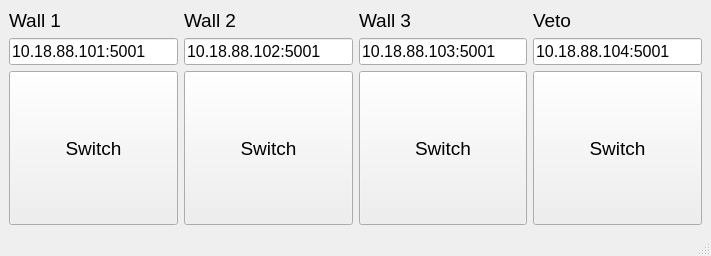
<?xml version="1.0" encoding="UTF-8"?>
<ui version="4.0">
 <class>MainWindow</class>
 <widget class="QMainWindow" name="MainWindow">
  <property name="geometry">
   <rect>
    <x>0</x>
    <y>0</y>
    <width>711</width>
    <height>256</height>
   </rect>
  </property>
  <property name="windowTitle">
   <string>MainWindow</string>
  </property>
  <widget class="QWidget" name="centralwidget">
   <property name="sizePolicy">
    <sizepolicy hsizetype="MinimumExpanding" vsizetype="MinimumExpanding">
     <horstretch>0</horstretch>
     <verstretch>0</verstretch>
    </sizepolicy>
   </property>
   <layout class="QHBoxLayout" name="horizontalLayout">
    <item>
     <layout class="QGridLayout" name="gridLayout">
      <item row="1" column="1">
       <widget class="QLineEdit" name="lineAddress2">
        <property name="font">
         <font>
          <pointsize>12</pointsize>
         </font>
        </property>
        <property name="text">
         <string>10.18.88.102:5001</string>
        </property>
       </widget>
      </item>
      <item row="1" column="0">
       <widget class="QLineEdit" name="lineAddress1">
        <property name="font">
         <font>
          <pointsize>12</pointsize>
         </font>
        </property>
        <property name="text">
         <string>10.18.88.101:5001</string>
        </property>
       </widget>
      </item>
      <item row="2" column="2">
       <widget class="QPushButton" name="pushButton_3">
        <property name="sizePolicy">
         <sizepolicy hsizetype="Minimum" vsizetype="MinimumExpanding">
          <horstretch>0</horstretch>
          <verstretch>0</verstretch>
         </sizepolicy>
        </property>
        <property name="font">
         <font>
          <pointsize>14</pointsize>
         </font>
        </property>
        <property name="text">
         <string>Switch</string>
        </property>
       </widget>
      </item>
      <item row="1" column="3">
       <widget class="QLineEdit" name="lineAddress4">
        <property name="font">
         <font>
          <pointsize>12</pointsize>
         </font>
        </property>
        <property name="text">
         <string>10.18.88.104:5001</string>
        </property>
       </widget>
      </item>
      <item row="2" column="1">
       <widget class="QPushButton" name="pushButton_2">
        <property name="sizePolicy">
         <sizepolicy hsizetype="Minimum" vsizetype="MinimumExpanding">
          <horstretch>0</horstretch>
          <verstretch>0</verstretch>
         </sizepolicy>
        </property>
        <property name="font">
         <font>
          <pointsize>14</pointsize>
         </font>
        </property>
        <property name="text">
         <string>Switch</string>
        </property>
       </widget>
      </item>
      <item row="2" column="0">
       <widget class="QPushButton" name="pushButton">
        <property name="sizePolicy">
         <sizepolicy hsizetype="Minimum" vsizetype="MinimumExpanding">
          <horstretch>0</horstretch>
          <verstretch>0</verstretch>
         </sizepolicy>
        </property>
        <property name="font">
         <font>
          <pointsize>14</pointsize>
         </font>
        </property>
        <property name="text">
         <string>Switch</string>
        </property>
       </widget>
      </item>
      <item row="1" column="2">
       <widget class="QLineEdit" name="lineAddress3">
        <property name="font">
         <font>
          <pointsize>12</pointsize>
         </font>
        </property>
        <property name="text">
         <string>10.18.88.103:5001</string>
        </property>
       </widget>
      </item>
      <item row="2" column="3">
       <widget class="QPushButton" name="pushButton_4">
        <property name="sizePolicy">
         <sizepolicy hsizetype="Minimum" vsizetype="MinimumExpanding">
          <horstretch>0</horstretch>
          <verstretch>0</verstretch>
         </sizepolicy>
        </property>
        <property name="font">
         <font>
          <pointsize>14</pointsize>
         </font>
        </property>
        <property name="text">
         <string>Switch</string>
        </property>
       </widget>
      </item>
      <item row="0" column="0">
       <widget class="QLabel" name="label">
        <property name="font">
         <font>
          <pointsize>14</pointsize>
         </font>
        </property>
        <property name="text">
         <string>Wall 1</string>
        </property>
       </widget>
      </item>
      <item row="0" column="1">
       <widget class="QLabel" name="label_2">
        <property name="font">
         <font>
          <pointsize>14</pointsize>
         </font>
        </property>
        <property name="text">
         <string>Wall 2</string>
        </property>
       </widget>
      </item>
      <item row="0" column="2">
       <widget class="QLabel" name="label_3">
        <property name="font">
         <font>
          <pointsize>14</pointsize>
         </font>
        </property>
        <property name="text">
         <string>Wall 3</string>
        </property>
       </widget>
      </item>
      <item row="0" column="3">
       <widget class="QLabel" name="label_4">
        <property name="font">
         <font>
          <pointsize>14</pointsize>
         </font>
        </property>
        <property name="text">
         <string>Veto</string>
        </property>
       </widget>
      </item>
     </layout>
    </item>
   </layout>
  </widget>
  <widget class="QStatusBar" name="statusbar"/>
 </widget>
 <resources/>
 <connections/>
</ui>
